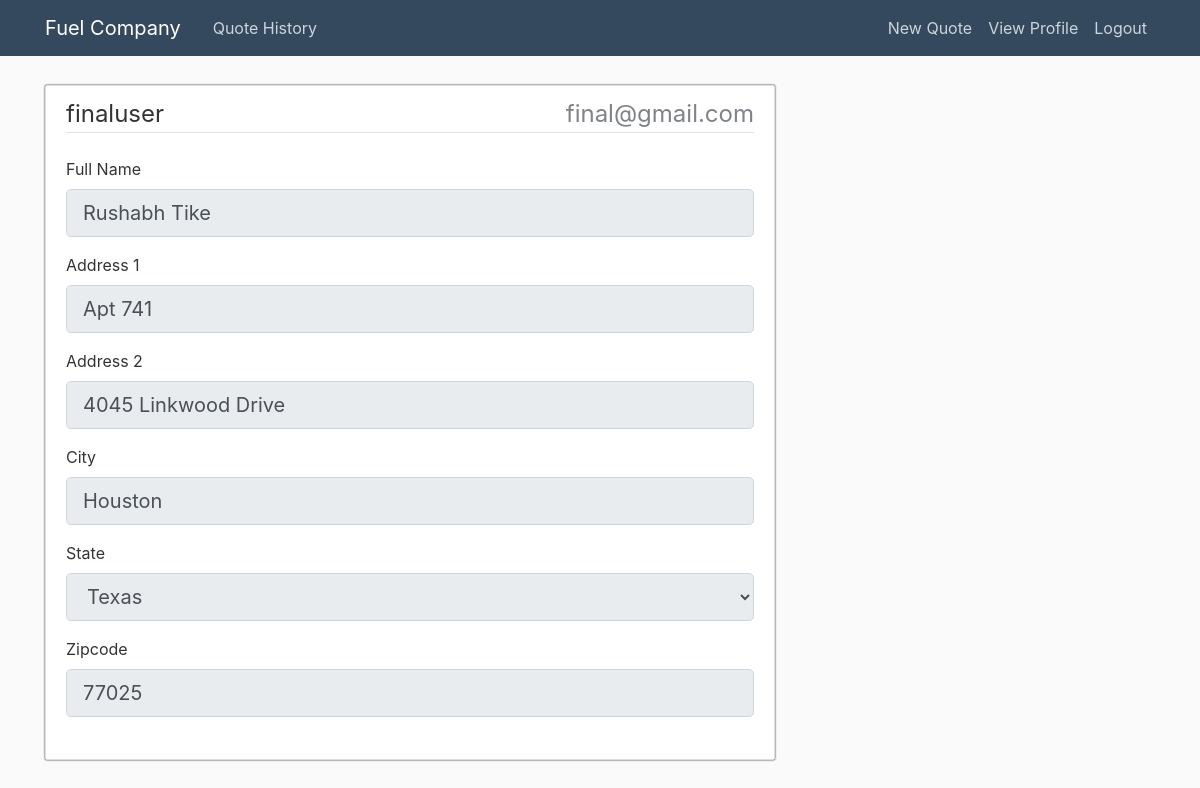
The page /about (signed in) on the database its author committed.
### app/models.py (models this page shows, shortened)
class User(db.Model, UserMixin):
    id = db.Column(db.Integer, primary_key=True)
    username = db.Column(db.String(20), unique=True, nullable=False)
    email = db.Column(db.String(120), unique=True, nullable=False)
    password = db.Column(db.String(60), nullable=False)
    quotes = db.relationship('Quote', backref='author', lazy=True)
    user_profile = db.relationship('UserProfile', backref='author', lazy=True, uselist=False)

class UserProfile(db.Model):
    id = db.Column(db.Integer(), primary_key=True)
    full_name = db.Column(db.String(50), nullable=False)
    address_one = db.Column(db.String(100), nullable=False)
    address_two = db.Column(db.String(100), nullable=True)
    city = db.Column(db.String(100), nullable=False)
    state = db.Column(db.String(2), nullable=False)
    zipcode = db.Column(db.Integer(), nullable=False)
    user_id = db.Column(db.Integer, db.ForeignKey('user.id'), nullable=False)

### app/users/routes.py (the view)
@users.route('/about')
@login_required
def about():
    if not current_user.user_profile:
        return redirect(url_for('users.account'))
    else:
        form = UpdateAccountForm()
        form.full_name.data = current_user.user_profile.full_name
        form.address_one.data = current_user.user_profile.address_one
        form.address_two.data = current_user.user_profile.address_two
        form.city.data = current_user.user_profile.city
        form.state.data = current_user.user_profile.state
        form.zipcode.data = current_user.user_profile.zipcode
        return render_template('about.html', title='User Profile', form=form)

### app/models.py (called while the page is built)
@login_manager.user_loader
def load_user(user_id):
    return User.query.get(int(user_id))

### app/templates/about.html (shortened to what this page needs)
{% extends "layout.html" %}
{% block content %}
<div class="content-section" style=" border-radius: 2px; box-shadow: 0 0 2px black; margin-top: 5px;">
    <form method="POST" action="" enctype="multipart/form-data">
        <fieldset class="form-group">
            <legend class="border-bottom mb-4">{{current_user.username }} <span style="float:right; color: #7F8388">{{ current_user.email }}</span></legend>
            <div class="form-group">
                {{ form.full_name.label(class="form-control-label") }}
                {% if form.full_name.errors %}
                {{ form.full_name(class="form-control form-control-lg is-invalid") }}
                <div class="invalid-feedback">
                    {% for error in form.full_name.errors %}
                    <span>{{ error }}</span>
                    {% endfor %}
                </div>
                {% else %}
                {{ form.full_name(class="form-control form-control-lg", disabled=True) }}
                {% endif %}
            </div>
            <div class="form-group">
                {{ form.address_one.label(class="form-control-label") }}
                {% if form.address_one.errors %}
                {{ form.address_one(class="form-control form-control-lg is-invalid") }}
                <div class="invalid-feedback">
                    {% for error in form.address_one.errors %}
                    <span>{{ error }}</span>
                    {% endfor %}
                </div>
                {% else %}
                {{ form.address_one(class="form-control form-control-lg", disabled=True) }}
                {% endif %}
            </div>
            <div class="form-group">
                {{ form.address_two.label(class="form-control-label") }}
                {% if form.address_two.errors %}
                {{ form.address_two(class="form-control form-control-lg is-invalid") }}
                <div class="invalid-feedback">
                    {% for error in form.address_two.errors %}
                    <span>{{ error }}</span>
                    {% endfor %}
                </div>
                {% else %}
                {{ form.address_two(class="form-control form-control-lg", disabled=True) }}
                {% endif %}
            </div>
            <div class="form-group">
                {{ form.city.label(class="form-control-label") }}
                {% if form.city.errors %}
                {{ form.city(class="form-control form-control-lg is-invalid") }}
                <div class="invalid-feedback">
                    {% for error in form.city.errors %}
                    <span>{{ error }}</span>
                    {% endfor %}
                </div>
                {% else %}
                {{ form.city(class="form-control form-control-lg", disabled=True) }}
                {% endif %}
            </div>
            <div class="form-group">
                {{ form.state.label(class="form-control-label") }}
                {% if form.state.errors %}
                {{ form.state(class="form-control form-control-lg is-invalid") }}
                <div class="invalid-feedback">
                    {% for error in form.state.errors %}
                    <span>{{ error }}</span>
                    {% endfor %}
                </div>
                {% else %}
                {{ form.state(class="form-control form-control-lg", disabled=True) }}
                {% endif %}
            </div>
            <div class="form-group">
                {{ form.zipcode.label(class="form-control-label") }}
                {% if form.zipcode.errors %}
                {{ form.zipcode(class="form-control form-control-lg is-invalid") }}
                <div class="invalid-feedback">
                    {% for error in form.zipcode.errors %}
                    <span>{{ error }}</span>
                    {% endfor %}
                </div>
                {% else %}
                {{ form.zipcode(class="form-control form-control-lg", disabled=True) }}
                {% endif %}
            </div>
        </fieldset>
    </form>
</div>
{% endblock content %}

### app/static/main.css (style rules this page uses)
body { background: #fafafa; color: #333333; margin-top: 5rem; }
.content-section { background: #ffffff; padding: 10px 20px; border: 1px solid #dddddd; border-radius: 3px; margin-bottom: 20px; }

### app/templates/layout.html (style rules this page uses)
body { counter-reset: Serial; }

### rows shown on the page
User: username "finaluser", email "final@gmail.com"
UserProfile: full_name "Rushabh Tike", address_one "Apt 741", address_two "4045 Linkwood Drive", city "Houston", state "Texas", zipcode "77025"
